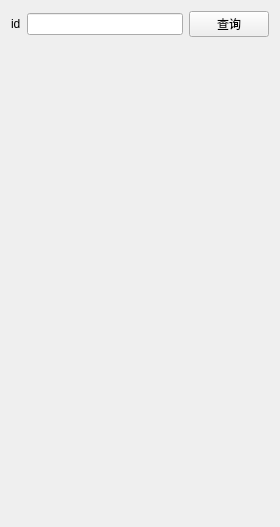
<?xml version="1.0" encoding="UTF-8"?>
<ui version="4.0">
 <class>FriendList</class>
 <widget class="QWidget" name="FriendList">
  <property name="geometry">
   <rect>
    <x>0</x>
    <y>0</y>
    <width>280</width>
    <height>527</height>
   </rect>
  </property>
  <property name="windowTitle">
   <string>Form</string>
  </property>
  <layout class="QVBoxLayout" name="verticalLayout">
   <item>
    <layout class="QHBoxLayout" name="horizontalLayout">
     <item>
      <widget class="QLabel" name="lb_id">
       <property name="text">
        <string>id</string>
       </property>
      </widget>
     </item>
     <item>
      <widget class="QLineEdit" name="le_input_id"/>
     </item>
     <item>
      <widget class="QPushButton" name="pb_search">
       <property name="text">
        <string>查询</string>
       </property>
      </widget>
     </item>
    </layout>
   </item>
   <item>
    <widget class="QScrollArea" name="scrollArea">
     <property name="frameShape">
      <enum>QFrame::NoFrame</enum>
     </property>
     <property name="widgetResizable">
      <bool>true</bool>
     </property>
     <widget class="QWidget" name="scrollAreaWidgetContents">
      <property name="geometry">
       <rect>
        <x>0</x>
        <y>0</y>
        <width>258</width>
        <height>468</height>
       </rect>
      </property>
      <layout class="QVBoxLayout" name="verticalLayout_2">
       <property name="leftMargin">
        <number>1</number>
       </property>
       <property name="topMargin">
        <number>1</number>
       </property>
       <property name="rightMargin">
        <number>1</number>
       </property>
       <property name="bottomMargin">
        <number>1</number>
       </property>
       <item>
        <widget class="QWidget" name="wdg_list" native="true"/>
       </item>
       <item>
        <spacer name="verticalSpacer">
         <property name="orientation">
          <enum>Qt::Vertical</enum>
         </property>
         <property name="sizeHint" stdset="0">
          <size>
           <width>20</width>
           <height>444</height>
          </size>
         </property>
        </spacer>
       </item>
      </layout>
     </widget>
    </widget>
   </item>
  </layout>
 </widget>
 <resources/>
 <connections/>
</ui>
